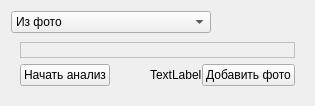
                  <widget class="QWidget" name="left" native="true">
                   <layout class="QVBoxLayout" name="verticalLayout_16">
                    <item>
                     <widget class="QWidget" name="widget_6" native="true">
                      <layout class="QVBoxLayout" name="verticalLayout_14">
                       <property name="spacing">
                        <number>0</number>
                       </property>
                       <property name="leftMargin">
                        <number>0</number>
                       </property>
                       <property name="topMargin">
                        <number>0</number>
                       </property>
                       <property name="rightMargin">
                        <number>0</number>
                       </property>
                       <property name="bottomMargin">
                        <number>0</number>
                       </property>
                       <item>
                        <widget class="QComboBox" name="comboBox">
                         <property name="sizePolicy">
                          <sizepolicy hsizetype="Preferred" vsizetype="Fixed">
                           <horstretch>0</horstretch>
                           <verstretch>0</verstretch>
                          </sizepolicy>
                         </property>
                         <property name="maximumSize">
                          <size>
                           <width>200</width>
                           <height>16777215</height>
                          </size>
                         </property>
                         <property name="styleSheet">
                          <string notr="true"/>
                         </property>
                         <item>
                          <property name="text">
                           <string>Из фото</string>
                          </property>
                         </item>
                         <item>
                          <property name="text">
                           <string>Из видео камеры</string>
                          </property>
                         </item>
                        </widget>
                       </item>
                       <item>
                        <widget class="QStackedWidget" name="stackedWidget_2">
                         <property name="currentIndex">
                          <number>0</number>
                         </property>
                         <widget class="QWidget" name="photo">
                          <layout class="QVBoxLayout" name="verticalLayout_15">
                           <item>
                            <widget class="QLabel" name="label_upload_photo">
                             <property name="styleSheet">
                              <string notr="true">border: 1px solid silver;</string>
                             </property>
                             <property name="text">
                              <string/>
                             </property>
                            </widget>
                           </item>
                           <item>
                            <widget class="QWidget" name="widget_11" native="true">
                             <property name="minimumSize">
                              <size>
                               <width>0</width>
                               <height>0</height>
                              </size>
                             </property>
                             <property name="maximumSize">
                              <size>
                               <width>16777215</width>
                               <height>40</height>
                              </size>
                             </property>
                             <layout class="QHBoxLayout" name="horizontalLayout_9">
                              <property name="spacing">
                               <number>0</number>
                              </property>
                              <property name="leftMargin">
                               <number>0</number>
                              </property>
                              <property name="topMargin">
                               <number>0</number>
                              </property>
                              <property name="rightMargin">
                               <number>0</number>
                              </property>
                              <property name="bottomMargin">
                               <number>0</number>
                              </property>
                              <item>
                               <widget class="QPushButton" name="pushButton_5">
                                <property name="text">
                                 <string>Начать анализ</string>
                                </property>
                               </widget>
                              </item>
                              <item>
                               <spacer name="horizontalSpacer_7">
                                <property name="orientation">
                                 <enum>Qt::Horizontal</enum>
                                </property>
                                <property name="sizeHint" stdset="0">
                                 <size>
                                  <width>40</width>
                                  <height>20</height>
                                 </size>
                                </property>
                               </spacer>
                              </item>
                              <item>
                               <widget class="QLabel" name="status_label_2">
                                <property name="text">
                                 <string>TextLabel</string>
                                </property>
                               </widget>
                              </item>
                              <item>
                               <widget class="QPushButton" name="btn_add_photo">
                                <property name="text">
                                 <string>Добавить фото</string>
                                </property>
                               </widget>
                              </item>
                             </layout>
                            </widget>
                           </item>
                          </layout>
                         </widget>
                         <widget class="QWidget" name="video"/>
                        </widget>
                       </item>
                      </layout>
                     </widget>
                    </item>
                   </layout>
                  </widget>
